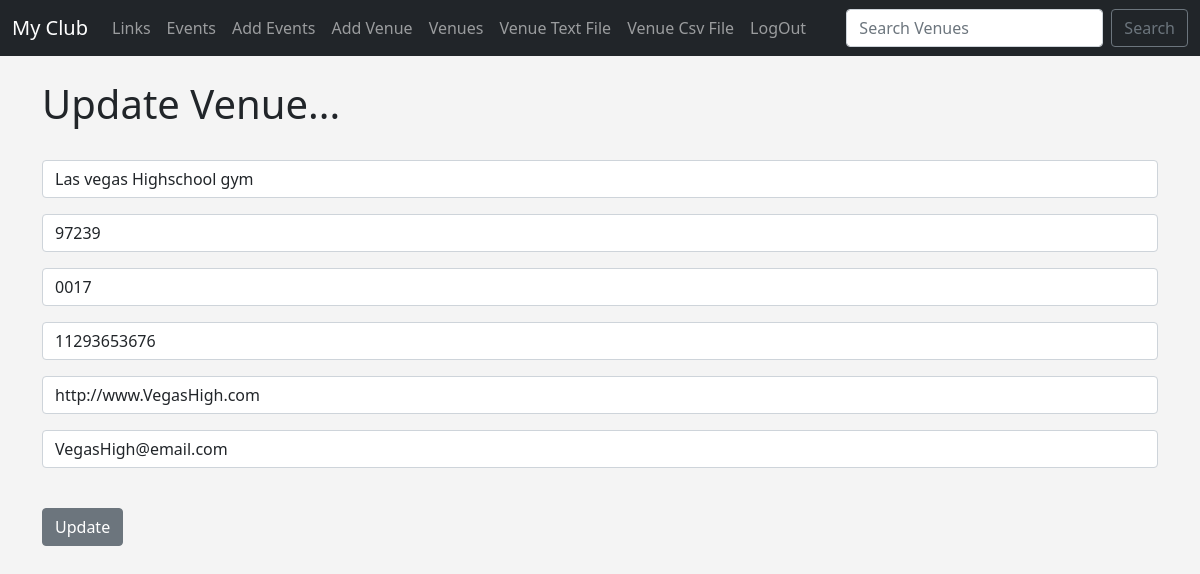
/update_venue/7 (signed in), run on the app's committed database.
### events/models.py (models this page shows, shortened)
class Venue(models.Model):
    name = models.CharField('Venue Name', max_length=120)
    address = models.CharField(max_length=300)
    zip_code = models.CharField('Zip Code', max_length=20)
    phone = models.CharField('Contact Phone', max_length=25, blank=True)
    website = models.URLField('Website Address', blank=True)
    email_address = models.EmailField('Email', max_length=255, blank=True)
    owner = models.IntegerField("Venue Owner",blank=False, default=1)

### events/views.py (the view)
# urls.py: path('update_venue/<venue_id>',views.update_venue, name='update-venue'),
def update_venue(request, venue_id):
    venue = Venue.objects.get(pk=venue_id)
    form = VenueForm(request.POST or None, instance=venue)
    if form.is_valid():
        form.save()
        return redirect('list-venues')
    context = {
        'venue': venue,
        'form': form
    }
    return render(request, 'events/update_venue.html', context)

### events/forms.py
class VenueForm(ModelForm):
    class Meta:
        model = Venue
        fields = ('name', 'address', 'zip_code', 'phone', 'website', 'email_address')
        labels = {
            'name': '',
            'address': '',
            'zip_code': '',
            'phone': '',
            'website': '',
            'email_address': ''
        }
        widgets = {
            'name': forms.TextInput(attrs={'class': 'form-control', 'placeholder': 'Venue Name'}),
            'address': forms.TextInput(attrs={'class': 'form-control', 'placeholder': 'Address'}),
            'zip_code': forms.TextInput(attrs={'class': 'form-control', 'placeholder': 'Zip Code'}),
            'phone': forms.TextInput(attrs={'class': 'form-control', 'placeholder': 'Phone'}),
            'website': forms.TextInput(attrs={'class': 'form-control', 'placeholder': 'Web Address'}),
            'email_address': forms.EmailInput(attrs={'class': 'form-control', 'placeholder': 'Email'})
        }

### Template/events/update_venue.html (shortened to what this page needs)
{% extends 'events/base.html' %}
{% block content %}
{% if user.is_authenticated %}
    <h1>Update Venue...</h1>
    <br>
    <form action="#" method=POST>
        {{form.as_p}}
        <br/>
        <input type="submit" value="Update" class="btn btn-secondary"/>
    </form>
{% else %}
    <h1>Sorry You Must Be Logged In To View This Page...</h1>
    <a href = "{% url 'login' %}">Login Here</a>
{% endif %}
{% endblock %}

### Template/events/base.html (style rules this page uses)
body { background-color: #f4f4f4; }

### data on the page
Venue: name "Las vegas Highschool gym", address "97239", zip_code "0017", phone "11293653676", website "http://www.VegasHigh.com", email_address "VegasHigh@email.com"
